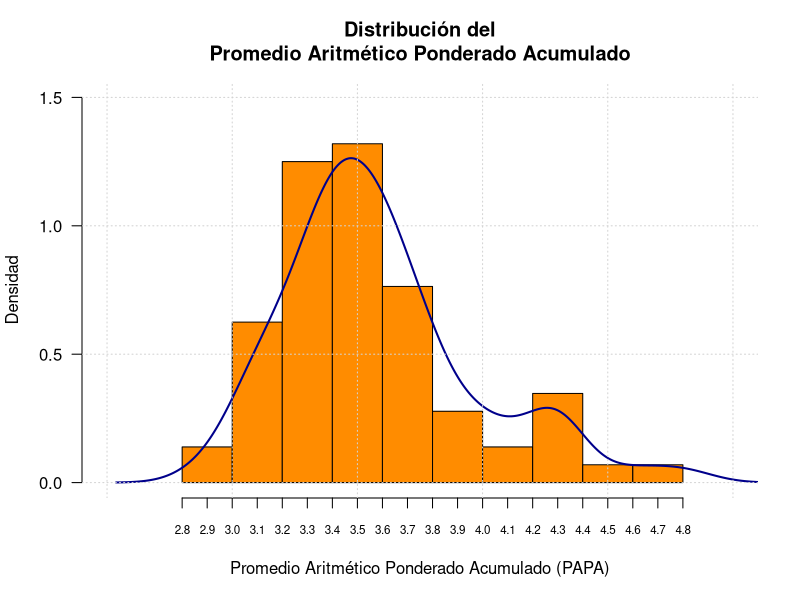
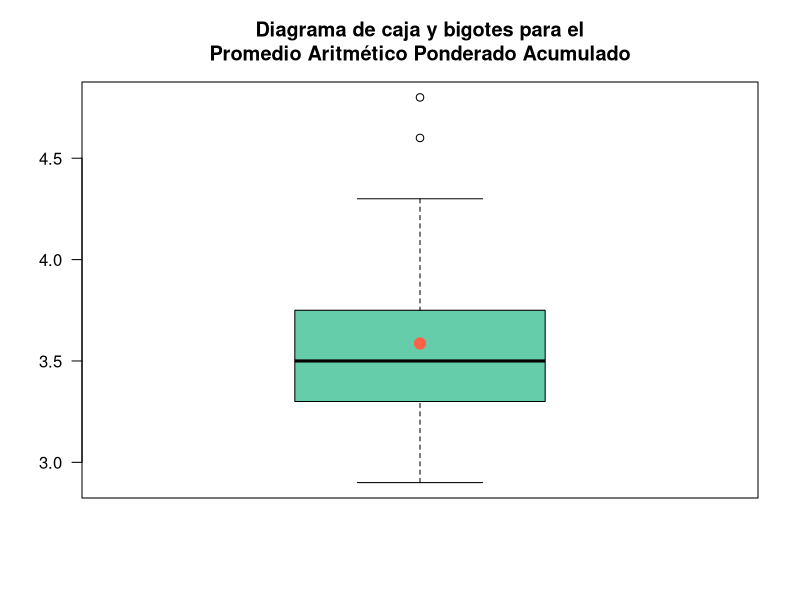
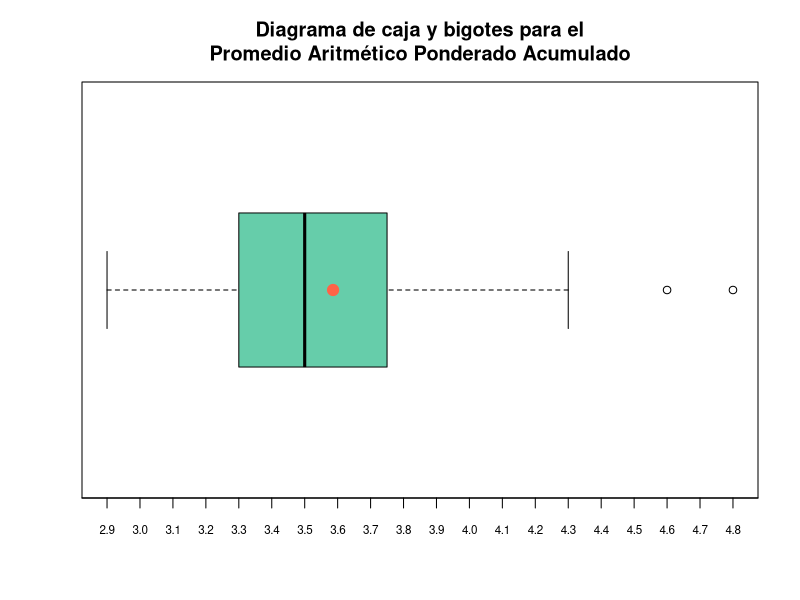
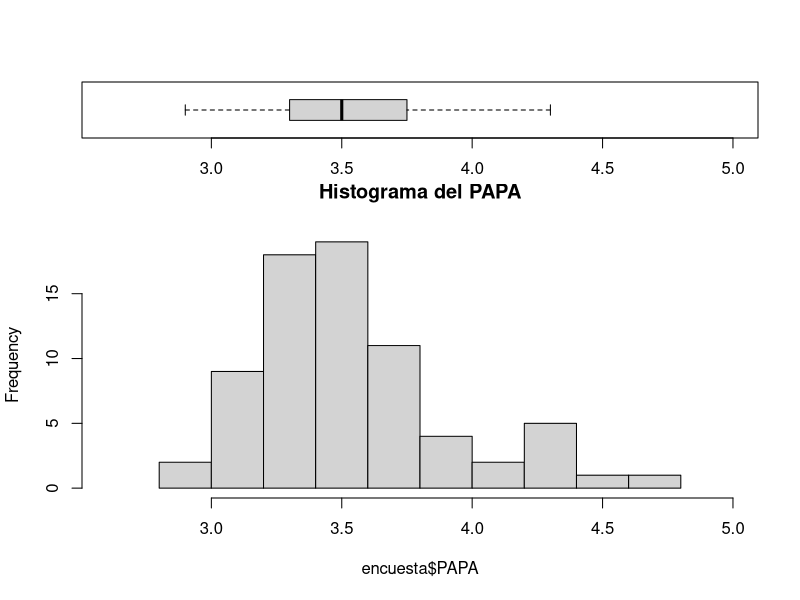
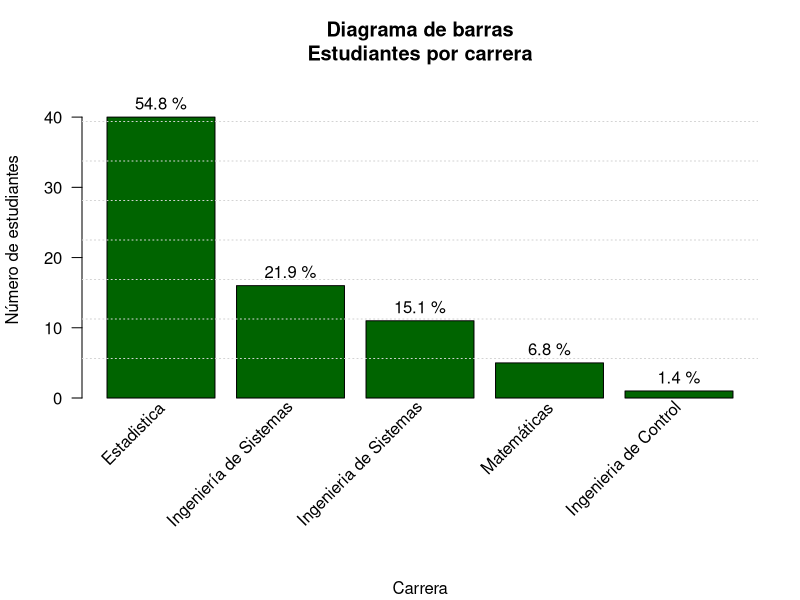

The R script that drew these images, in order:
## ---- chunk 1
knitr::opts_chunk$set(echo = TRUE)
## ---- chunk 2
# Biblioteca para leer bases de datos.
library(readxl)
# Biblioteca que contiene un conjunto de bibliotecas.
library(tidyverse)
## ---- chunk 3
encuesta <- type.convert(data.frame(read_excel( "encuesta.xlsx" ),
                       stringsAsFactors = TRUE))
## ---- chunk 4
nombres <- c("EncID", "Género", "Edad", "Carrera", "Semestre",
             "Estrato", "PAPA", 
             "LatO", "LongO", "LatD", "LongD", 
             "HoraO", "MinO", "HoraD", "MinD",
             "TipoTranpPpal", "Asignaturas", 
             "HoraXFueraClase", "HorasEjercicio", 
             "HorasDormir", "HorasTrab",
             "HoraInternet", "Contactos",
             "Computador", "Portátil", "Tableta", "Celular",
             "InscritoForo", "InstaladoR", "InstaladoRStudio",
             "GeomVect", "CálculoDif",
             "Percentil", "NumAzar")

names(encuesta) <- nombres
## ---- chunk 5
## Cambia a tipo "factor" a la variable Estrato
encuesta <- encuesta %>%
            mutate(Estrato = factor(Estrato))
## ---- chunk 6
summary(encuesta)
## ---- chunk 7
hist(encuesta$PAPA,
     las = 1, 
     freq = FALSE,
     col = "darkorange",
     nclass = 10,
     main = "Distribución del\nPromedio Aritmético Ponderado Acumulado",
     ylab = "Densidad",
     xlab = "Promedio Aritmético Ponderado Acumulado (PAPA)",
     xlim = c(2.5, 5.0),
     ylim = c(0, 1.5),
     xaxt = "n")
axis(1, at = seq(2.8, 4.8, 0.1), cex.axis = 0.7)
lines(density(encuesta$PAPA, na.rm = TRUE), 
      col = "darkblue",
      lwd = 2)
grid()
## ---- chunk 8
promedio <- mean(encuesta$PAPA, na.rm = TRUE)
boxplot(encuesta$PAPA, las = 1,
        main = "Diagrama de caja y bigotes para el\nPromedio Aritmético Ponderado Acumulado",
        col = "aquamarine3")
points(1, promedio, pch = 19, col = "tomato", cex = 1.5)
## ---- chunk 9
promedio <- mean(encuesta$PAPA, na.rm = TRUE)
boxplot(encuesta$PAPA, las = 1,
        main = "Diagrama de caja y bigotes para el\nPromedio Aritmético Ponderado Acumulado",
        col = "aquamarine3", horizontal = TRUE,
        xaxt='n')
points(promedio, 1, pch = 19, col = "tomato", cex = 1.5)
axis(1, at = seq(2.6, 5.0, 0.1), cex.axis = 0.7)
## ---- chunk 10
param_anteriores <- par(no.readonly = TRUE)
nf <- layout(mat = matrix(c(1,2), 2, 1, byrow=TRUE),  height = c(1, 3))
par(mar = param_anteriores$mar + c(-4.5, 0, 0, 0))
boxplot(encuesta$PAPA, horizontal=TRUE,  outline=FALSE, ylim = c(2.6, 5))
par(mar = param_anteriores$mar + c(0, 0, 0, 0))
hist(encuesta$PAPA, xlim = c(2.6, 5),
        main = "Histograma del PAPA")
par(param_anteriores)
## ---- chunk 11

tablaCarrera <- sort(with(encuesta, table(Carrera)), 
                     decreasing = TRUE) # Ordena la tabla de mayor a menor.

porcentajeXCarrera <- tablaCarrera/sum(tablaCarrera) * 100

param_anteriores <- par(no.readonly = TRUE) # Guarda la lista de parámetros gráficos anteriores.

par(mar = param_anteriores$mar + c(5, 0, 0, 0))
bp1 <- barplot(tablaCarrera, las = 2,
        col = "darkgreen", 
        ylab = "Número de estudiantes",
        main = "Diagrama de barras\nEstudiantes por carrera",
        ylim = c(0, 45),
        xaxt = "n")
text(bp1, tablaCarrera + 2, paste(round(porcentajeXCarrera, 1), "%"))
mtext(side = 1, text="Carrera", line = 9)
text(bp1, -1, names(tablaCarrera), srt = 45, xpd = TRUE,
     adj = 1)

grid(nx = 0, ny = 8)

par(param_anteriores) # Restuara los parámetros gráficos.
